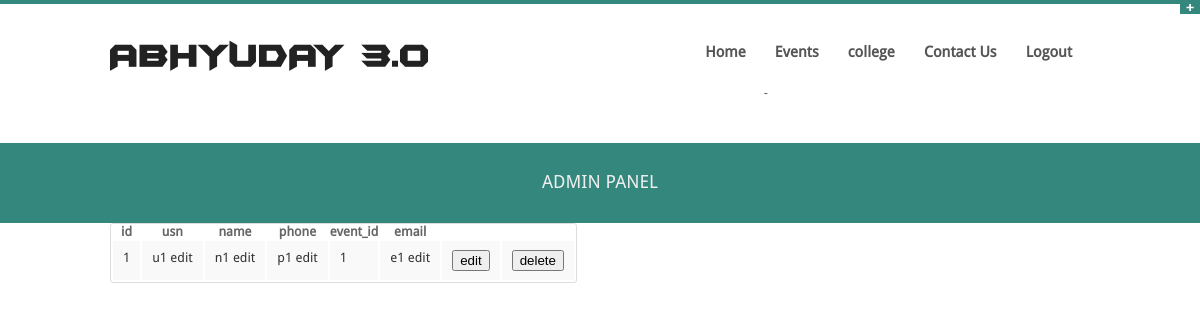
Screenshot of /admin/frmadmincoordinator.php (signed in) with the database file from the repository.
### tables this page shows
CREATE TABLE IF NOT EXISTS `coordinator` (
  `id` int(11) NOT NULL,
  `usn` varchar(10) NOT NULL,
  `name` varchar(50) NOT NULL,
  `phone` varchar(10) NOT NULL,
  `event_id` int(11) NOT NULL,
  `email` varchar(100) NOT NULL
);

### admin/frmadmincoordinator.php (the view, shortened to what this page needs)
<html>
<!DOCTYPE html>
<?php include'admin_header.php'?>
<div>
<table>
<tr>
	<th>id</th>
	<th>usn</th>
	<th>name</th>
    <th>phone</th>
	<th>event_id</th>
	<th>email</th>
</tr>
<?php
$strSQL = "SELECT * FROM coordinator";
$result = $mysqli->query($strSQL);
if ($result->num_rows > 0)
{
    while($row = $result->fetch_array())
    {
    $id=$row['id'];
    $usn=$row['usn'];
    $name=$row['name'];
    $phone=$row['phone'];
    $event_id=$row['event_id'];
    $email=$row['email'];
    echo "<tr>";
    echo "<td>$id</td>";
    echo "<td>$usn</td>";
    echo "<td>$name</td>";
    echo "<td>$phone</td>";
    echo "<td>$event_id</td>";
    echo "<td>$email</td>";
    echo '<td><input type="button" value="edit" onclick="window.open(\'frmadmincoordinatoredit.php?id='.$id.'\')" /></td>';
    echo '<td><input type="button" value="delete" onclick="ajfetch(\'divshow\',\'deleteq.php\',\'dummy\',\'coordinator\','.$id.');" /></td>';
    echo "</tr>";
    }
}
?>
</table>
</div>
<?php include'admin_footer.php'?>
</body>
</html>

### stylesheets/style.css (style rules this page uses)
* { -webkit-box-sizing: border-box; -moz-box-sizing: border-box; box-sizing: border-box; }
html { font-size: 62.5% }
body { font-family: DroidSansRegular, "Helvetica Neue", "Helvetica", Helvetica, Arial, sans-serif; font-size: 13px; line-height: 20px; color: #666; position: relative; -webkit-font-smoothing: antialiased; }
body,div,dl,dt,dd,ul,ol,li,h1,h2,h3,h4,h5,h6,pre,form,p,blockquote,th,td { margin: 0; padding: 0; font-size: 13px; direction: ltr; }
table { background: #fff; -moz-border-radius: 3px; -webkit-border-radius: 3px; border-radius: 3px; margin: 0 0 18px; border: 1px solid #ddd; }
table thead tr th,table tfoot tr th,table tbody tr td,table tr td,table tfoot tr td { font-size: 13px; line-height: 18px; text-align: left; }
table tbody tr:nth-child(even) { background: #f9f9f9 }
table tbody tr td { color: #333; padding: 9px 10px; vertical-align: top; border: none; }

### stylesheets/homepage.css (style rules this page uses)
html, body, div, h1, h2, ul, li, dl, dd, dt { margin: 0; padding: 0; }

### rows the page displays
coordinator: id "1", usn "u1 edit", name "n1 edit", phone "p1 edit", event "1", email "e1 edit"
